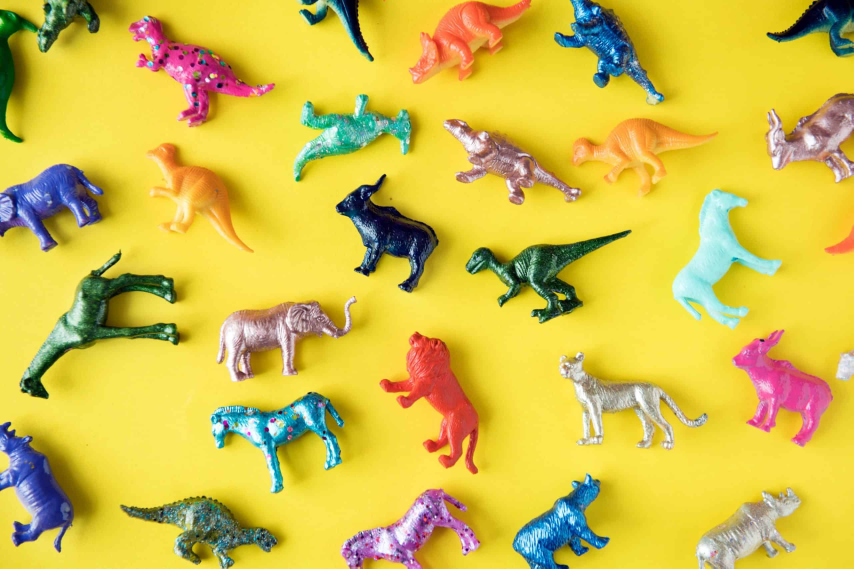
#> input picture segment.jpg, 2560 x 1705 px (shown at 1/3 size)
$ python run.py
#> lines starting #> are read from the running program, lines starting #| are printed output that depends on the picture; after the words box and inside, x2 and y2 are one past the last pixel; in counts of white or black regions, pixels touching at a corner belong together
### core.py
import os
import cv2 as cv
import numpy as np
import matplotlib.pyplot as plt

from utils import clockwise_walking


class ImageSegmentation:
    def __init__(self, image, show_results=False, save_results=False):
#> called with image = 'segment.jpg', show_results = True, save_results = True
        self.image_hsv = cv.cvtColor(cv.imread(image), cv.COLOR_BGR2HSV)
#> self.image_hsv: shape (1705, 2560, 3); mean H, S, V 38.6, 178.7, 220.3
        self.image_rgb = cv.cvtColor(self.image_hsv, cv.COLOR_HSV2RGB)

        self.lvl_lower_hsv = np.array([32, 40, 0])
        self.lvl_upper_hsv = np.array([80, 210, 160])

        self.blur_kernel_size = 21
        self.blur_sigma = 145
        self.bb_square_size = 130000

        self.marker = 1
        self.lnbd = None
        self.contours = []
        self.hierarchy = {1: 1}  # key: child contour, value: parent contour
        self.type_border = {1: 'hole'}

        self.save_results = save_results
        self.show_results = show_results

        if save_results and not os.path.exists('results'):
            os.mkdir('results')

        if self.show_results:
            plt.imshow(self.image_rgb, cmap='gray')
            plt.title('Original')
            plt.axis(False)
            if self.save_results:
                plt.savefig('results/original.jpg')
            plt.show()

    def _get_mask(self):
        blurry_img = cv.GaussianBlur(self.image_hsv, (self.blur_kernel_size, self.blur_kernel_size), self.blur_sigma)
#> blurry_img: shape (1705, 2560, 3); mean H, S, V 38.6, 178.7, 220.3
        self.mask_image = np.where(cv.inRange(blurry_img, self.lvl_lower_hsv, self.lvl_upper_hsv) == 255, 1, 0)
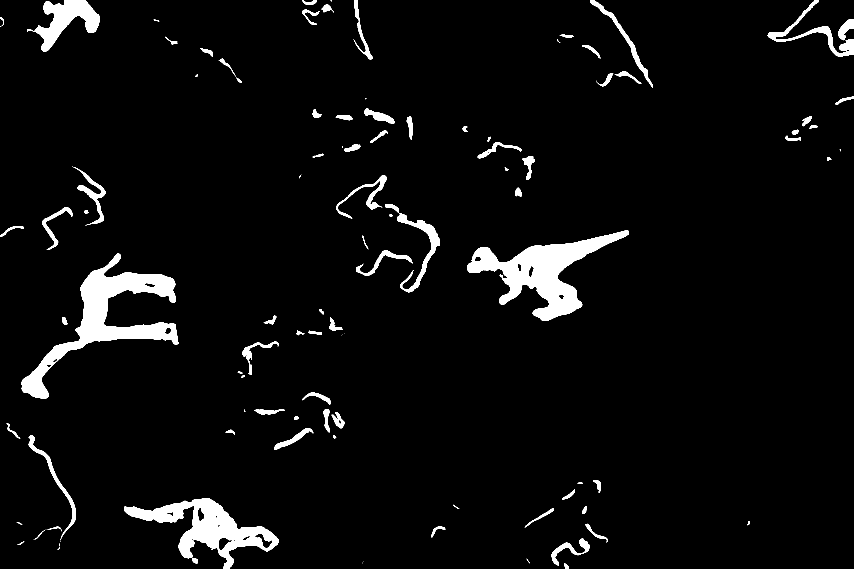
#> self.mask_image: shape (1705, 2560) int64 (shown at 1/3 size); values 0 (black) and 1 (white), 4.5% white; 116 white regions (27 under 20 px), largest, box (x1, y1, x2, y2) and area: (65, 760, 536, 1197) 45799, (1401, 691, 1887, 963) 43235, (372, 1494, 835, 1705) 31343
        # self.mask_image = np.where(self.image_hsv == 255, 1, 0)
        if self.show_results:
            plt.imshow(self.mask_image, cmap='gray')
            plt.title('Image with mask')
            plt.axis(False)
            if self.save_results:
                plt.savefig('results/img_with_mask.jpg')
            plt.show()


        return self.mask_image

    def _get_contour(self):
        for i in range(1, self.mask_image.shape[0] - 1):
            self.lnbd = 1
            for j in range(1, self.mask_image.shape[1] - 1):

                if self.mask_image[i, j] == 0:
                    continue

                start_point = None

                if self.mask_image[i, j - 1] == 0 and self.mask_image[i, j] == 1:
                    start_point = (i, j - 1)
                    self.type_border[self.marker + 1] = 'outer'
                elif self.mask_image[i, j] >= 1 and self.mask_image[i, j + 1] == 0:
                    start_point = (i, j + 1)
                    self.type_border[self.marker + 1] = 'hole'

                if start_point is None:
                    if self.mask_image[i, j] != 1:
                        self.lnbd = abs(self.mask_image[i, j])
                    continue

                self.marker += 1

                if self.type_border[self.lnbd] == 'outer' and self.type_border[self.marker] == 'outer'\
                        or self.type_border[self.lnbd] == 'hole' and self.type_border[self.marker] == 'hole':
                        self.hierarchy[self.marker] = self.hierarchy[self.lnbd]
                else:
                    self.hierarchy[self.marker] = self.lnbd

                anchor_point = (i, j)
                found_point = self.__search_nonzero_pixel(anchor_point, start_point)

                if found_point is not None:
                    init_points = (anchor_point, found_point)
                    self.contours.append([])

                    self.__create_contour(init_points)
                    self.contours[-1] = np.asarray(self.contours[-1])
                else:
                    self.mask_image[anchor_point] = -self.marker

                if self.mask_image[i, j] != 1:
                    self.lnbd = abs(self.mask_image[i, j])
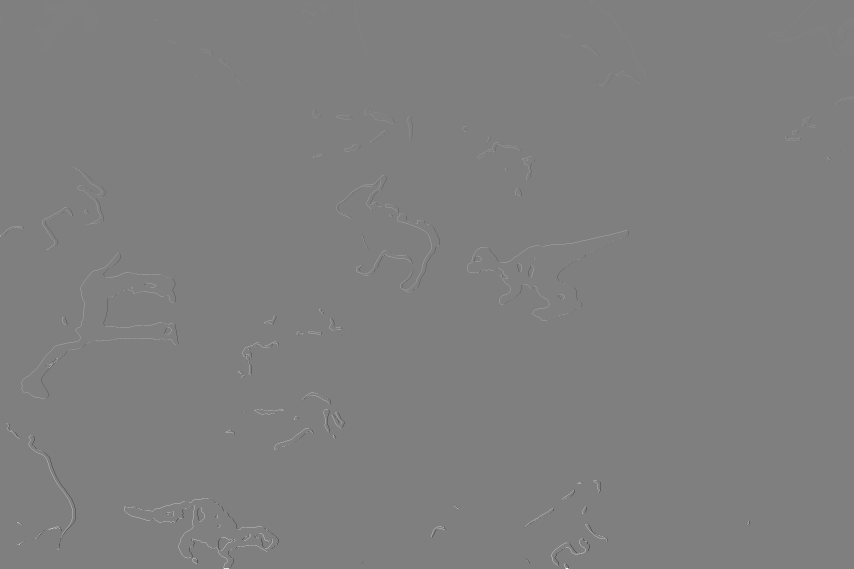
#> self.mask_image: shape (1705, 2560) int64 (shown at 1/3 size); min -142, max 142, mean 0.1; drawn with min black and max white
#> after the loop, self.contours = 126 items; self.hierarchy = 142 items; self.marker = 142; self.type_border = 142 items

        if self.show_results:
            img = np.where(self.mask_image == 1, 0, self.mask_image)
            img = np.where(img != 0, 1, img)
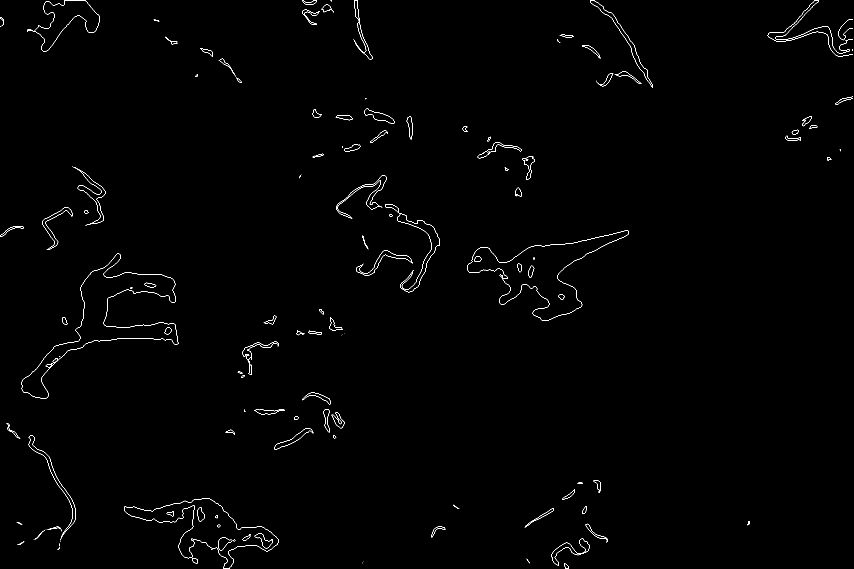
#> img: shape (1705, 2560) int64 (shown at 1/3 size); values 0 (black) and 1 (white), 0.45% white in thin lines or dots
            plt.imshow(img, cmap='gray')
            plt.title('Contours')
            plt.axis(False)
            if self.save_results:
                plt.savefig('results/contours.jpg')
            plt.show()


    def __search_nonzero_pixel(self, anchor_point, start_point,counter=False):
        for searching_point in clockwise_walking(anchor_point, start_point, counter):
            if searching_point is not None:
                if searching_point[0] > self.mask_image.shape[0] - 1\
                        or searching_point[1] > self.mask_image.shape[1] - 1\
                        or searching_point[0] < 0 or searching_point[1] < 0:
                    continue
                elif self.mask_image[searching_point] != 0:
                    return searching_point
            else:
                return None

    def __create_contour(self, init_points):
        anchor_point, last_searching_point = init_points
        while True:
            found_point = self.__search_nonzero_pixel(anchor_point, last_searching_point, True)

            if found_point is None:
                break
            else:
                if anchor_point[1] + 1 < self.mask_image.shape[1]:
                    if self.mask_image[anchor_point[0], anchor_point[1] + 1] == 0:
                        self.mask_image[anchor_point] = -self.marker
                        self.contours[-1].append(list(anchor_point))
                    elif self.mask_image[anchor_point] == 1:
                        self.mask_image[anchor_point] = self.marker
                        self.contours[-1].append(list(anchor_point))
                if found_point == init_points[0] and anchor_point == init_points[1]:
                    break

                else:
                    last_searching_point = anchor_point
                    anchor_point = found_point

    def _get_biggest_boxes(self, thr, parent):
#> called with thr = 130000, parent = 1
        boxes = {}
        for contour in self.contours:
            if len(contour) > 0:
                x, y, w, h = cv.boundingRect(contour)
                start = (y, x)
                end = (y+h, x+w)
                square = w*h
                if square > thr:
                    boxes[square] = [start, end, contour]
#> this loop made 126 passes
#> (x, y, w, h, start, end, square) on passes 1, 2, 3, 4, 5, 6, 7, 8, 9, 10, 11, 13: (0, 81, 155, 218, (81, 0), (299, 155), 33790), (0, 908, 15, 43, (908, 0), (951, 15), 645), (0, 992, 4, 3, (992, 0), (995, 4), 12), (0, 1062, 179, 56, (1062, 0), (1118, 179), 10024), (0, 1770, 263, 188, (1770, 0), (1958, 263), 49444), (0, 2303, 170, 256, (2303, 0), (2559, 170), 43520), (13, 964, 24, 37, (964, 13), (1001, 37), 888), (29, 907, 46, 52, (907, 29), (959, 75), 2392), (52, 0, 26, 12, (0, 52), (12, 78), 312), (57, 2515, 64, 44, (2515, 57), (2559, 121), 2816), (59, 461, 7, 17, (461, 59), (478, 66), 119), (104, 1679, 9, 42, (1679, 104), (1721, 113), 378)
#> (contour, x, y, w, h, end, square) on passes 12, 45, 46: ([[78, 3], [78, 2], [78, 1], [78, 0]], 78, 0, 1, 4, (4, 79), 4), ([[482, 1574], [482, 1572], [481, 1573]], 481, 1572, 2, 3, (1575, 483), 6), ([[500, 217], [500, 218]], 500, 217, 1, 2, (219, 501), 2)
        self.boxes = boxes
        return boxes

    def _fill_object(self):
        for box in self.boxes.values():
            cv.fillPoly(self.image_rgb, [box[2][:, [1, 0]]], color=(255, 0, 255))
#> this loop made 2 passes
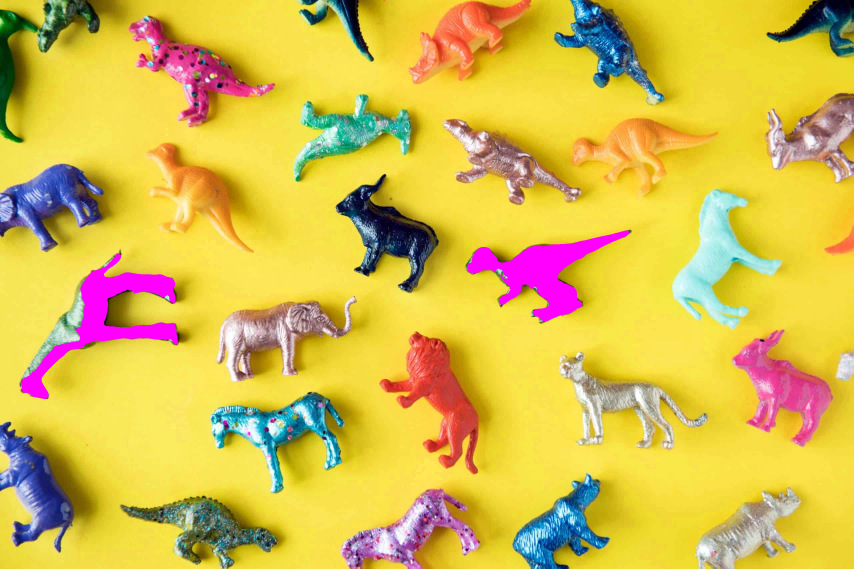
#> self.image_rgb: shape (1705, 2560, 3) (shown at 1/3 size); mean R, G, B 216.2, 188.7, 77.8

    def _draw_boxes(self):
        for rect in self.boxes.values():
            self.image_rgb = cv.rectangle(self.image_rgb, rect[0], rect[1], (255, 0, 0), 3)

    def run(self):
        self._get_mask()
        self._get_contour()
        self._get_biggest_boxes(self.bb_square_size, parent=1).keys()
        self._fill_object()
        self.segmented_img = self.image_rgb.copy()
        self._draw_boxes()
        if self.show_results:
            plt.imshow(self.image_rgb)
            plt.title('Final')
            plt.axis(False)
            if self.save_results:
                plt.savefig('results/final.jpg')
            plt.show()


        return self.segmented_img


# [3 lines that do not run on import are left out]

### utils.py
import numpy as np


def clockwise_walking(anchor_point, start_point=None, counter=False):
    i, j = anchor_point
    points = [(i + 1, j + 1), (i + 1, j), (i + 1, j - 1),
              (i, j - 1), (i - 1, j - 1), (i - 1, j),
              (i - 1, j + 1), (i, j + 1)]
    if counter:
        points = points[::-1]
    if start_point is not None:
        idx_start_point = points.index(start_point)
        points = points[idx_start_point + 1:] + points[:idx_start_point+1]
    points.append(None)
    for point in points:

        yield point

# [2 lines that do not run on import are left out]

### run.py
from core import ImageSegmentation

if __name__ == '__main__':
    IS = ImageSegmentation('segment.jpg', show_results=True, save_results=True)
    IS.run()
